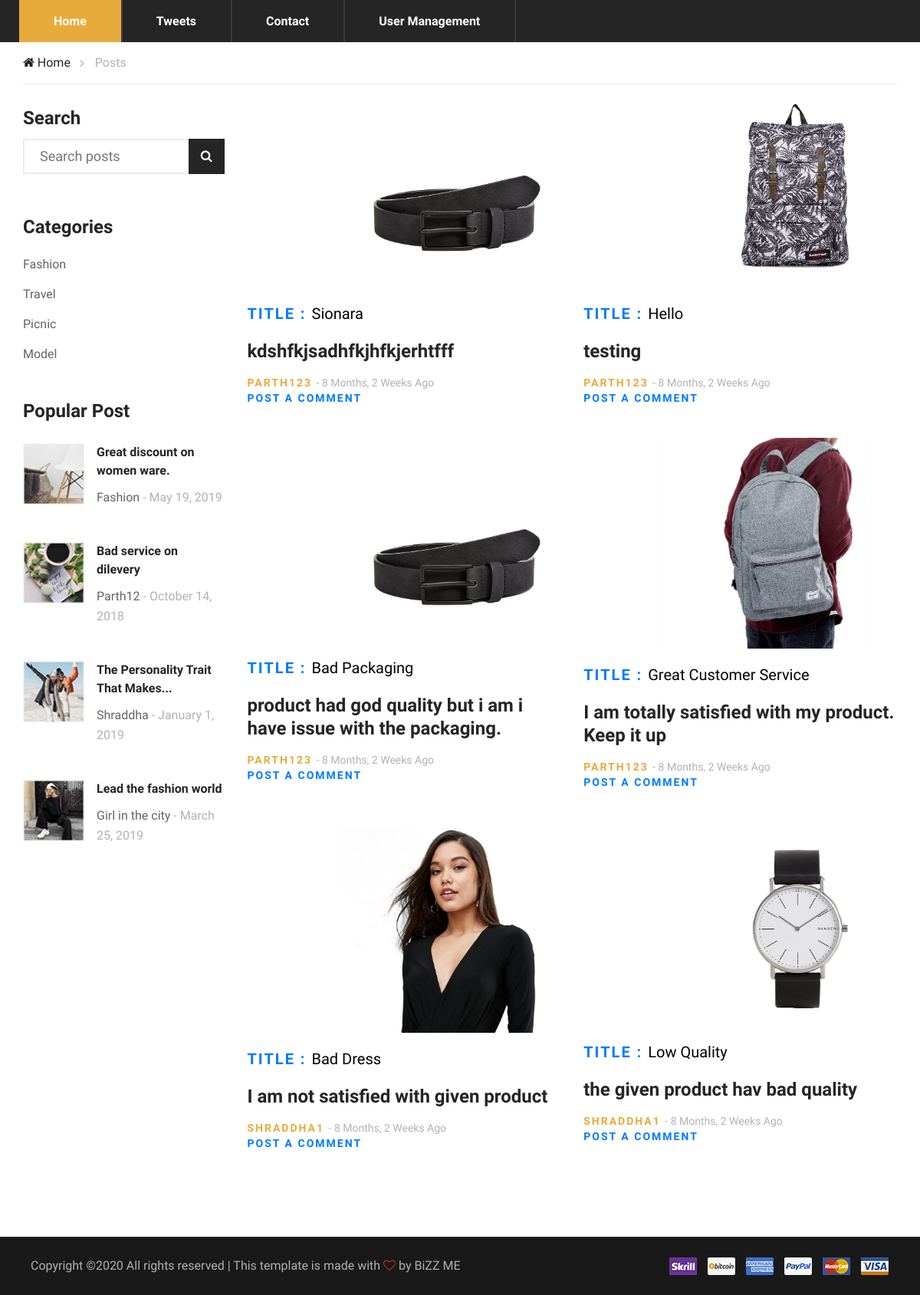
/posts/, run on the app's committed database.
### blogpost/models.py (models this page shows, shortened)
class Post(models.Model):
    user = models.ForeignKey(User, on_delete=models.CASCADE)
    title = models.CharField(max_length=120)
    content = models.TextField()
    date_posted = models.DateTimeField(default=timezone.now)
    image = models.ImageField(
        upload_to="BlogPost-image", null=True, blank=True)
    slug = models.SlugField(unique=True)
    updated = models.DateTimeField(auto_now=True, auto_now_add=False)
    timestamp = models.DateTimeField(auto_now=False, auto_now_add=True)
    def get_absolute_url(self):
        return reverse("blogpost:detail", kwargs={"slug": self.slug})
    class Meta:
        ordering = ["-timestamp", "-updated"]

### userpanel/models.py (models this page shows)
class User(AbstractUser):
    is_customer = models.BooleanField(default=False)
    is_business = models.BooleanField(default=False)

### blogpost/views.py (the view, shortened to what this page needs)
# urls.py: path('', post_list, name='post-list'),
def post_list(request):
    today = timezone.now().date()
    queryset_list = Post.objects.order_by("-timestamp")
    queryset_list = Post.objects.all()
    query = request.GET.get("q")
    paginator = Paginator(queryset_list, 25)  # Show 25 contacts per page
    page_request_var = "page"
    page = request.GET.get(page_request_var)
    try:
        queryset = paginator.page(page)
    except PageNotAnInteger:
        queryset = paginator.page(1)
    except EmptyPage:
        queryset = paginator.page(paginator.num_pages)
    context = {
        "object_list": queryset,
        "title": "List",
        "page_request_var": page_request_var,
        "today": today,
    }
    return render(request, "blogpost/post_list.html", context)

### templates/blogpost/post_list.html
{% extends "base.html" %}
{% load humanize i18n static humanize %}
{% block content %}
    <div class="breacrumb-section">
        <div class="container">
            <div class="row">
                <div class="col-lg-12">
                    <div class="breadcrumb-text">
                        <a href="{% url 'home' %}"><i class="fa fa-home"></i> Home</a>
                        <span>Posts</span>
                    </div>
                </div>
            </div>
        </div>
    </div>
<section class="blog-section spad" style="margin-top: -50px;">
  <div class="container">
    <div class="row">
      <div class="col-lg-3 col-md-6 col-sm-8 order-2 order-lg-1">
        <div class="blog-sidebar">
          <div class="search-form">
            <h4>Search</h4>
              <form method='GET' action=''>
                  <input type='text' name='q' placeholder='Search posts' value='{{ request.GET.q }}'/>
                  <button type="submit"><i class="fa fa-search" value='Search' ></i></button>
              </form>
          </div>
          <div class="blog-catagory">
            <h4>Categories</h4>
              <ul>
                <li><a href="#">Fashion</a></li>
                <li><a href="#">Travel</a></li>
                <li><a href="#">Picnic</a></li>
                <li><a href="#">Model</a></li>
              </ul>
          </div>
          <div class="recent-post">
            <h4>Popular Post</h4>
              <div class="recent-blog">
                  <a href="#" class="rb-item">
                    <div class="rb-pic">
                      <img src="{% static 'img/blog/recent-1.jpg' %}" alt="">
                    </div>
                    <div class="rb-text">
                      <h6>Great discount on women ware.</h6>
                        <p>Fashion <span>- May 19, 2019</span></p>
                    </div>
                  </a>
                  <a href="#" class="rb-item">
                    <div class="rb-pic">
                      <img src="{% static 'img/blog/recent-2.jpg' %}" alt="">
                    </div>
                    <div class="rb-text">
                      <h6>Bad service on dilevery</h6>
                      <p>Parth12 <span>- October 14, 2018</span></p>
                    </div>
                  </a>
                  <a href="#" class="rb-item">
                    <div class="rb-pic">
                      <img src="{% static 'img/blog/recent-3.jpg' %}" alt="">
                    </div>
                    <div class="rb-text">
                      <h6>The Personality Trait That Makes...</h6>
                      <p>Shraddha <span>- January 1, 2019</span></p>
                    </div>
                  </a>
                  <a href="#" class="rb-item">
                    <div class="rb-pic">
                      <img src="{% static 'img/blog/recent-4.jpg' %}" alt="">
                    </div>
                    <div class="rb-text">
                      <h6>Lead the fashion world</h6>
                      <p>Girl in the city <span>- March 25, 2019</span></p>
                    </div>
                  </a>
              </div>
          </div>
        </div>
      </div>
      <div class="col-lg-9 order-1 order-lg-2" style="margin-top: -30px;">
        <div class="row">
          {% for post in object_list %}
          <div class="col-lg-6 col-sm-6">
            <div class="blog-item">
              <a href="{% url 'blogpost:detail' post.slug %}">
              <div class="bi-pic">
                {% if post.image %}
                <img src="{{ post.image.url }}" alt="">
                {% endif %}
              </div>
              <div class="bi-text">
                <p style="font-size: 20px;">
                  Title :
                  <a href="{% url 'blogpost:detail' post.slug %}" data-toggle="tooltip" data-placement="top" title="Add comments"><span style="color: black;">{{ post.title }}</span></a>
                </p>
                <br>
                  <h4>{{ post.content }}</h4>
                <p>
                  <a href="{% url 'blogpost:user-posts' post.user.username %}" style="color: #e7ab3c;">{{ post.user.username }}
                  </a>
                  <span>- {{ post.date_posted|naturaltime  }}</span>
                  <br><a href="{{ post.get_absolute_url }}#disqus_thread">Post a comment</a>
                </p>
              </div>
            </a>
            </div>
          </div>
          {% endfor %}
        </div>
      </div>
    </div>
  </div>
</section>
<footer class="footer-section" style="margin-top: -55px;">
  <div class="copyright-reserved">
    <div class="container">
      <div class="row">
        <div class="col-lg-12">
          <div class="copyright-text">
            Copyright &copy;<script>document.write(new Date().getFullYear());</script> All rights reserved | This template is made with <i class="fa fa-heart-o" aria-hidden="true"></i> by <a href="https://colorlib.com" target="_blank">BiZZ ME</a>
          </div>
          <div class="payment-pic">
            <img src="{% static 'img/payment-method.png' %}" alt="">
          </div>
        </div>
      </div>
    </div>
  </div>
</footer>
{% endblock content %}

### static/css/MainStyle.css (style rules this page uses)
html, body { height: 100%; font-family: "Muli", sans-serif; -webkit-font-smoothing: antialiased; font-smoothing: antialiased; }
h1, h2, h3, h4, h5, h6 { margin: 0; color: #111111; font-weight: 400; font-family: "Muli", sans-serif; }
h4 { font-size: 24px; }
h6 { font-size: 16px; }
p { font-size: 16px; font-family: "Muli", sans-serif; color: #636363; font-weight: 400; line-height: 26px; margin: 0 0 15px 0; }
img { max-width: 100%; }
ul, ol { padding: 0; margin: 0; }
.spad { padding-top: 100px; padding-bottom: 100px; }
.footer-section { background: #191919; }
.copyright-reserved { border-top: 1px solid #303030; padding: 15px ; margin-top: 45px; }
.copyright-reserved .copyright-text { padding: 10px; float: left; font-size: 16px; color: #b2b2b2; }
.copyright-reserved .copyright-text a { color: #b2b2b2; }
.copyright-reserved .copyright-text i { color: #cc2424; }
.copyright-reserved .payment-pic { float: right; padding: 10px ; }
.breadcrumb-text { border-bottom: 1px solid #ebebeb; padding: 15px 0; }
.breadcrumb-text a { display: inline-block; font-size: 16px; color: #252525; margin-right: 28px; position: relative; }
.breadcrumb-text a:after { position: absolute; right: -18px; top: 0px; content: ""; font-family: "FontAwesome"; font-size: 16px; color: #b2b2b2; }
.breadcrumb-text span { display: inline-block; color: #b2b2b2; }
.blog-section { padding-top: 80px; padding-bottom: 80px; }
.blog-sidebar .search-form { margin-bottom: 55px; }
.blog-sidebar .search-form h4 { color: #252525; font-weight: 700; margin-bottom: 12px; }
.blog-sidebar .search-form form { position: relative; }
.blog-sidebar .search-form form input { height: 46px; width: 100%; border: 2px solid #ECECEC; padding-left: 20px; font-size: 18px; color: #b2b2b2; }
.blog-sidebar .search-form form button { position: absolute; right: 0; top: 0; color: #ffffff; background: #252525; border: 1px solid #252525; height: 46px; padding: 0 15px; cursor: pointer; }
.blog-sidebar .blog-catagory { margin-bottom: 41px; }
.blog-sidebar .blog-catagory h4 { color: #252525; font-weight: 700; margin-bottom: 14px; }
.blog-sidebar .blog-catagory ul li { list-style: none; }
.blog-sidebar .blog-catagory ul li a { font-size: 16px; color: #636363; line-height: 39px; }
.blog-sidebar .recent-post { margin-bottom: 55px; }
.blog-sidebar .recent-post h4 { color: #252525; font-weight: 700; margin-bottom: 28px; }
.blog-sidebar .recent-post .recent-blog .rb-item { overflow: hidden; margin-bottom: 30px; display: block; }
.blog-sidebar .recent-post .recent-blog .rb-item .rb-pic { float: left; }
.blog-sidebar .recent-post .recent-blog .rb-item .rb-pic img { height: 80px; width: 80px; }
.blog-sidebar .recent-post .recent-blog .rb-item .rb-text { display: table; padding-left: 16px; }
.blog-sidebar .recent-post .recent-blog .rb-item .rb-text h6 { color: #252525; line-height: 24px; font-weight: 700; margin-bottom: 10px; }
.blog-sidebar .recent-post .recent-blog .rb-item .rb-text p span { color: #b2b2b2; font-weight: 400; text-transform: capitalize; letter-spacing: 0; }
.blog-item { margin-bottom: 42px; }
.blog-item .bi-pic img { min-width: 100%; }
.blog-item .bi-text { padding-top: 24px; }
.blog-item .bi-text h4 { color: #252525; font-weight: 700; line-height: 30px; margin-bottom: 16px; }
.blog-item .bi-text p { margin-bottom: 0; font-size: 14px; font-weight: 700; text-transform: uppercase; color: #e7ab3c; letter-spacing: 2px; line-height: 20px; }
.blog-item .bi-text p span { color: #b2b2b2; font-weight: 400; text-transform: capitalize; letter-spacing: 0; }
@media only screen and (min-width: 1200px) { .container { max-width: 1170px; } }

### data on the page
Post: image (picture), title "Sionara", content "kdshfkjsadhfkjhfkjerhtfff", user.username "PARTH123", date_posted "8 Months, 2 Weeks Ago"
Post: image (picture), title "Hello", content "testing", user.username "PARTH123", date_posted "8 Months, 2 Weeks Ago"
Post: image (picture), title "Bad Packaging", content "product had god quality but i am i have issue with the packaging.", user.username "PARTH123", date_posted "8 Months, 2 Weeks Ago"
Post: image (picture), title "Great Customer Service", content "I am totally satisfied with my product. Keep it up", user.username "PARTH123", date_posted "8 Months, 2 Weeks Ago"
Post: image (picture), title "Bad Dress", content "I am not satisfied with given product", user.username "SHRADDHA1", date_posted "8 Months, 2 Weeks Ago"
Post: image (picture), title "Low Quality", content "the given product hav bad quality", user.username "SHRADDHA1", date_posted "8 Months, 2 Weeks Ago"
